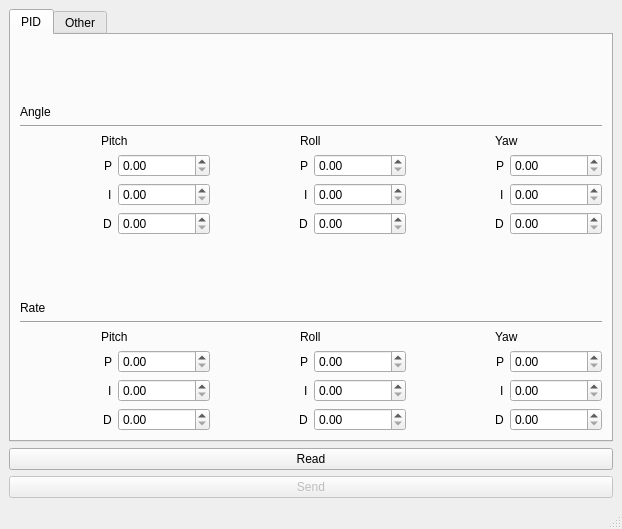
<?xml version="1.0" encoding="UTF-8"?>
<ui version="4.0">
 <class>MainWindow</class>
 <widget class="QMainWindow" name="MainWindow">
  <property name="geometry">
   <rect>
    <x>0</x>
    <y>0</y>
    <width>622</width>
    <height>529</height>
   </rect>
  </property>
  <property name="windowTitle">
   <string>MainWindow</string>
  </property>
  <widget class="QWidget" name="centralwidget">
   <layout class="QVBoxLayout" name="verticalLayout_10">
    <item>
     <widget class="QTabWidget" name="tabWidget">
      <property name="currentIndex">
       <number>0</number>
      </property>
      <widget class="QWidget" name="tab">
       <attribute name="title">
        <string>PID</string>
       </attribute>
       <layout class="QVBoxLayout" name="verticalLayout_11">
        <item>
         <layout class="QVBoxLayout" name="verticalLayout_5">
          <item alignment="Qt::AlignBottom">
           <widget class="QLabel" name="label_18">
            <property name="text">
             <string>Angle</string>
            </property>
           </widget>
          </item>
          <item>
           <widget class="Line" name="line">
            <property name="orientation">
             <enum>Qt::Horizontal</enum>
            </property>
           </widget>
          </item>
          <item>
           <layout class="QHBoxLayout" name="horizontalLayout">
            <item>
             <layout class="QVBoxLayout" name="verticalLayout">
              <item alignment="Qt::AlignHCenter">
               <widget class="QLabel" name="label">
                <property name="text">
                 <string>Pitch</string>
                </property>
               </widget>
              </item>
              <item>
               <layout class="QHBoxLayout" name="horizontalLayout_3">
                <item alignment="Qt::AlignRight">
                 <widget class="QLabel" name="label_3">
                  <property name="text">
                   <string>P</string>
                  </property>
                 </widget>
                </item>
                <item>
                 <widget class="QDoubleSpinBox" name="angle_pitch_p_box">
                  <property name="maximumSize">
                   <size>
                    <width>16777215</width>
                    <height>16777215</height>
                   </size>
                  </property>
                  <property name="decimals">
                   <number>2</number>
                  </property>
                 </widget>
                </item>
               </layout>
              </item>
              <item>
               <layout class="QHBoxLayout" name="horizontalLayout_5">
                <item alignment="Qt::AlignRight">
                 <widget class="QLabel" name="label_5">
                  <property name="text">
                   <string>I</string>
                  </property>
                 </widget>
                </item>
                <item>
                 <widget class="QDoubleSpinBox" name="angle_pitch_i_box">
                  <property name="decimals">
                   <number>2</number>
                  </property>
                 </widget>
                </item>
               </layout>
              </item>
              <item>
               <layout class="QHBoxLayout" name="horizontalLayout_6">
                <item alignment="Qt::AlignRight">
                 <widget class="QLabel" name="label_6">
                  <property name="text">
                   <string>D</string>
                  </property>
                 </widget>
                </item>
                <item>
                 <widget class="QDoubleSpinBox" name="angle_pitch_d_box">
                  <property name="decimals">
                   <number>2</number>
                  </property>
                 </widget>
                </item>
               </layout>
              </item>
             </layout>
            </item>
            <item>
             <layout class="QVBoxLayout" name="verticalLayout_2">
              <item alignment="Qt::AlignHCenter">
               <widget class="QLabel" name="label_2">
                <property name="text">
                 <string>Roll</string>
                </property>
               </widget>
              </item>
              <item>
               <layout class="QHBoxLayout" name="horizontalLayout_7">
                <item alignment="Qt::AlignRight">
                 <widget class="QLabel" name="label_7">
                  <property name="text">
                   <string>P</string>
                  </property>
                 </widget>
                </item>
                <item>
                 <widget class="QDoubleSpinBox" name="angle_roll_p_box">
                  <property name="decimals">
                   <number>2</number>
                  </property>
                 </widget>
                </item>
               </layout>
              </item>
              <item>
               <layout class="QHBoxLayout" name="horizontalLayout_8">
                <item alignment="Qt::AlignRight">
                 <widget class="QLabel" name="label_8">
                  <property name="text">
                   <string>I</string>
                  </property>
                 </widget>
                </item>
                <item>
                 <widget class="QDoubleSpinBox" name="angle_roll_i_box">
                  <property name="decimals">
                   <number>2</number>
                  </property>
                 </widget>
                </item>
               </layout>
              </item>
              <item>
               <layout class="QHBoxLayout" name="horizontalLayout_9">
                <item alignment="Qt::AlignRight">
                 <widget class="QLabel" name="label_9">
                  <property name="text">
                   <string>D</string>
                  </property>
                 </widget>
                </item>
                <item>
                 <widget class="QDoubleSpinBox" name="angle_roll_d_box">
                  <property name="decimals">
                   <number>2</number>
                  </property>
                 </widget>
                </item>
               </layout>
              </item>
             </layout>
            </item>
            <item>
             <layout class="QVBoxLayout" name="verticalLayout_3">
              <item alignment="Qt::AlignHCenter">
               <widget class="QLabel" name="label_10">
                <property name="text">
                 <string>Yaw</string>
                </property>
               </widget>
              </item>
              <item>
               <layout class="QHBoxLayout" name="horizontalLayout_10">
                <item alignment="Qt::AlignRight">
                 <widget class="QLabel" name="label_11">
                  <property name="text">
                   <string>P</string>
                  </property>
                 </widget>
                </item>
                <item>
                 <widget class="QDoubleSpinBox" name="angle_yaw_p_box">
                  <property name="decimals">
                   <number>2</number>
                  </property>
                 </widget>
                </item>
               </layout>
              </item>
              <item>
               <layout class="QHBoxLayout" name="horizontalLayout_11">
                <item alignment="Qt::AlignRight">
                 <widget class="QLabel" name="label_12">
                  <property name="text">
                   <string>I</string>
                  </property>
                 </widget>
                </item>
                <item>
                 <widget class="QDoubleSpinBox" name="angle_yaw_i_box">
                  <property name="decimals">
                   <number>2</number>
                  </property>
                 </widget>
                </item>
               </layout>
              </item>
              <item>
               <layout class="QHBoxLayout" name="horizontalLayout_12">
                <item alignment="Qt::AlignRight">
                 <widget class="QLabel" name="label_13">
                  <property name="text">
                   <string>D</string>
                  </property>
                 </widget>
                </item>
                <item>
                 <widget class="QDoubleSpinBox" name="angle_yaw_d_box">
                  <property name="decimals">
                   <number>2</number>
                  </property>
                 </widget>
                </item>
               </layout>
              </item>
             </layout>
            </item>
           </layout>
          </item>
         </layout>
        </item>
        <item>
         <layout class="QVBoxLayout" name="verticalLayout_6">
          <item alignment="Qt::AlignBottom">
           <widget class="QLabel" name="label_19">
            <property name="text">
             <string>Rate</string>
            </property>
           </widget>
          </item>
          <item>
           <widget class="Line" name="line_2">
            <property name="orientation">
             <enum>Qt::Horizontal</enum>
            </property>
           </widget>
          </item>
          <item>
           <layout class="QHBoxLayout" name="horizontalLayout_2">
            <item>
             <layout class="QVBoxLayout" name="verticalLayout_7">
              <item alignment="Qt::AlignHCenter">
               <widget class="QLabel" name="label_20">
                <property name="text">
                 <string>Pitch</string>
                </property>
               </widget>
              </item>
              <item>
               <layout class="QHBoxLayout" name="horizontalLayout_16">
                <item alignment="Qt::AlignRight">
                 <widget class="QLabel" name="label_21">
                  <property name="text">
                   <string>P</string>
                  </property>
                 </widget>
                </item>
                <item>
                 <widget class="QDoubleSpinBox" name="rate_pitch_p_box">
                  <property name="decimals">
                   <number>2</number>
                  </property>
                 </widget>
                </item>
               </layout>
              </item>
              <item>
               <layout class="QHBoxLayout" name="horizontalLayout_17">
                <item alignment="Qt::AlignRight">
                 <widget class="QLabel" name="label_22">
                  <property name="text">
                   <string>I</string>
                  </property>
                 </widget>
                </item>
                <item>
                 <widget class="QDoubleSpinBox" name="rate_pitch_i_box">
                  <property name="decimals">
                   <number>2</number>
                  </property>
                 </widget>
                </item>
               </layout>
              </item>
              <item>
               <layout class="QHBoxLayout" name="horizontalLayout_18">
                <item alignment="Qt::AlignRight">
                 <widget class="QLabel" name="label_23">
                  <property name="text">
                   <string>D</string>
                  </property>
                 </widget>
                </item>
                <item>
                 <widget class="QDoubleSpinBox" name="rate_pitch_d_box">
                  <property name="decimals">
                   <number>2</number>
                  </property>
                 </widget>
                </item>
               </layout>
              </item>
             </layout>
            </item>
            <item>
             <layout class="QVBoxLayout" name="verticalLayout_8">
              <item alignment="Qt::AlignHCenter">
               <widget class="QLabel" name="label_24">
                <property name="text">
                 <string>Roll</string>
                </property>
               </widget>
              </item>
              <item>
               <layout class="QHBoxLayout" name="horizontalLayout_19">
                <item alignment="Qt::AlignRight">
                 <widget class="QLabel" name="label_25">
                  <property name="text">
                   <string>P</string>
                  </property>
                 </widget>
                </item>
                <item>
                 <widget class="QDoubleSpinBox" name="rate_roll_p_box">
                  <property name="decimals">
                   <number>2</number>
                  </property>
                 </widget>
                </item>
               </layout>
              </item>
              <item>
               <layout class="QHBoxLayout" name="horizontalLayout_20">
                <item alignment="Qt::AlignRight">
                 <widget class="QLabel" name="label_26">
                  <property name="text">
                   <string>I</string>
                  </property>
                 </widget>
                </item>
                <item>
                 <widget class="QDoubleSpinBox" name="rate_roll_i_box">
                  <property name="decimals">
                   <number>2</number>
                  </property>
                 </widget>
                </item>
               </layout>
              </item>
              <item>
               <layout class="QHBoxLayout" name="horizontalLayout_21">
                <item alignment="Qt::AlignRight">
                 <widget class="QLabel" name="label_27">
                  <property name="text">
                   <string>D</string>
                  </property>
                 </widget>
                </item>
                <item>
                 <widget class="QDoubleSpinBox" name="rate_roll_d_box">
                  <property name="decimals">
                   <number>2</number>
                  </property>
                 </widget>
                </item>
               </layout>
              </item>
             </layout>
            </item>
            <item>
             <layout class="QVBoxLayout" name="verticalLayout_9">
              <item alignment="Qt::AlignHCenter">
               <widget class="QLabel" name="label_28">
                <property name="text">
                 <string>Yaw</string>
                </property>
               </widget>
              </item>
              <item>
               <layout class="QHBoxLayout" name="horizontalLayout_22">
                <item alignment="Qt::AlignRight">
                 <widget class="QLabel" name="label_29">
                  <property name="text">
                   <string>P</string>
                  </property>
                 </widget>
                </item>
                <item>
                 <widget class="QDoubleSpinBox" name="rate_roll_p_box_2">
                  <property name="decimals">
                   <number>2</number>
                  </property>
                 </widget>
                </item>
               </layout>
              </item>
              <item>
               <layout class="QHBoxLayout" name="horizontalLayout_23">
                <item alignment="Qt::AlignRight">
                 <widget class="QLabel" name="label_30">
                  <property name="text">
                   <string>I</string>
                  </property>
                 </widget>
                </item>
                <item>
                 <widget class="QDoubleSpinBox" name="rate_roll_i_box_2">
                  <property name="decimals">
                   <number>2</number>
                  </property>
                 </widget>
                </item>
               </layout>
              </item>
              <item>
               <layout class="QHBoxLayout" name="horizontalLayout_24">
                <item alignment="Qt::AlignRight">
                 <widget class="QLabel" name="label_31">
                  <property name="text">
                   <string>D</string>
                  </property>
                 </widget>
                </item>
                <item>
                 <widget class="QDoubleSpinBox" name="rate_roll_d_box_2">
                  <property name="decimals">
                   <number>2</number>
                  </property>
                 </widget>
                </item>
               </layout>
              </item>
             </layout>
            </item>
           </layout>
          </item>
         </layout>
        </item>
       </layout>
      </widget>
      <widget class="QWidget" name="tab_2">
       <attribute name="title">
        <string>Other</string>
       </attribute>
       <layout class="QVBoxLayout" name="verticalLayout_12"/>
      </widget>
     </widget>
    </item>
    <item>
     <widget class="QPushButton" name="read_button">
      <property name="enabled">
       <bool>true</bool>
      </property>
      <property name="text">
       <string>Read</string>
      </property>
      <property name="checkable">
       <bool>false</bool>
      </property>
      <property name="autoExclusive">
       <bool>false</bool>
      </property>
      <property name="autoDefault">
       <bool>false</bool>
      </property>
      <property name="default">
       <bool>false</bool>
      </property>
      <property name="flat">
       <bool>false</bool>
      </property>
     </widget>
    </item>
    <item>
     <widget class="QPushButton" name="send_button">
      <property name="enabled">
       <bool>false</bool>
      </property>
      <property name="text">
       <string>Send</string>
      </property>
     </widget>
    </item>
   </layout>
  </widget>
  <widget class="QMenuBar" name="menubar">
   <property name="geometry">
    <rect>
     <x>0</x>
     <y>0</y>
     <width>622</width>
     <height>23</height>
    </rect>
   </property>
  </widget>
  <widget class="QStatusBar" name="statusbar"/>
 </widget>
 <resources/>
 <connections/>
</ui>
